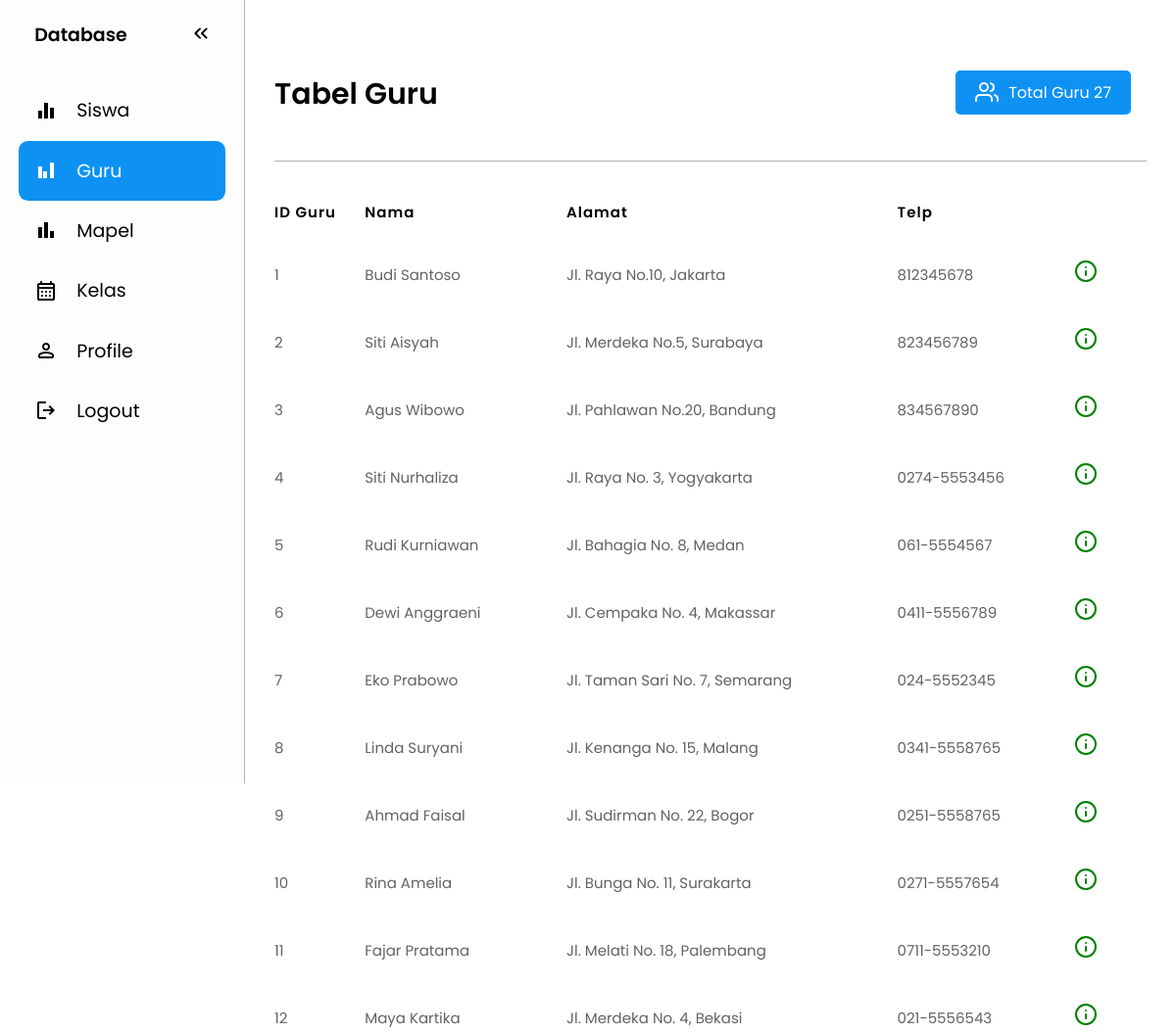
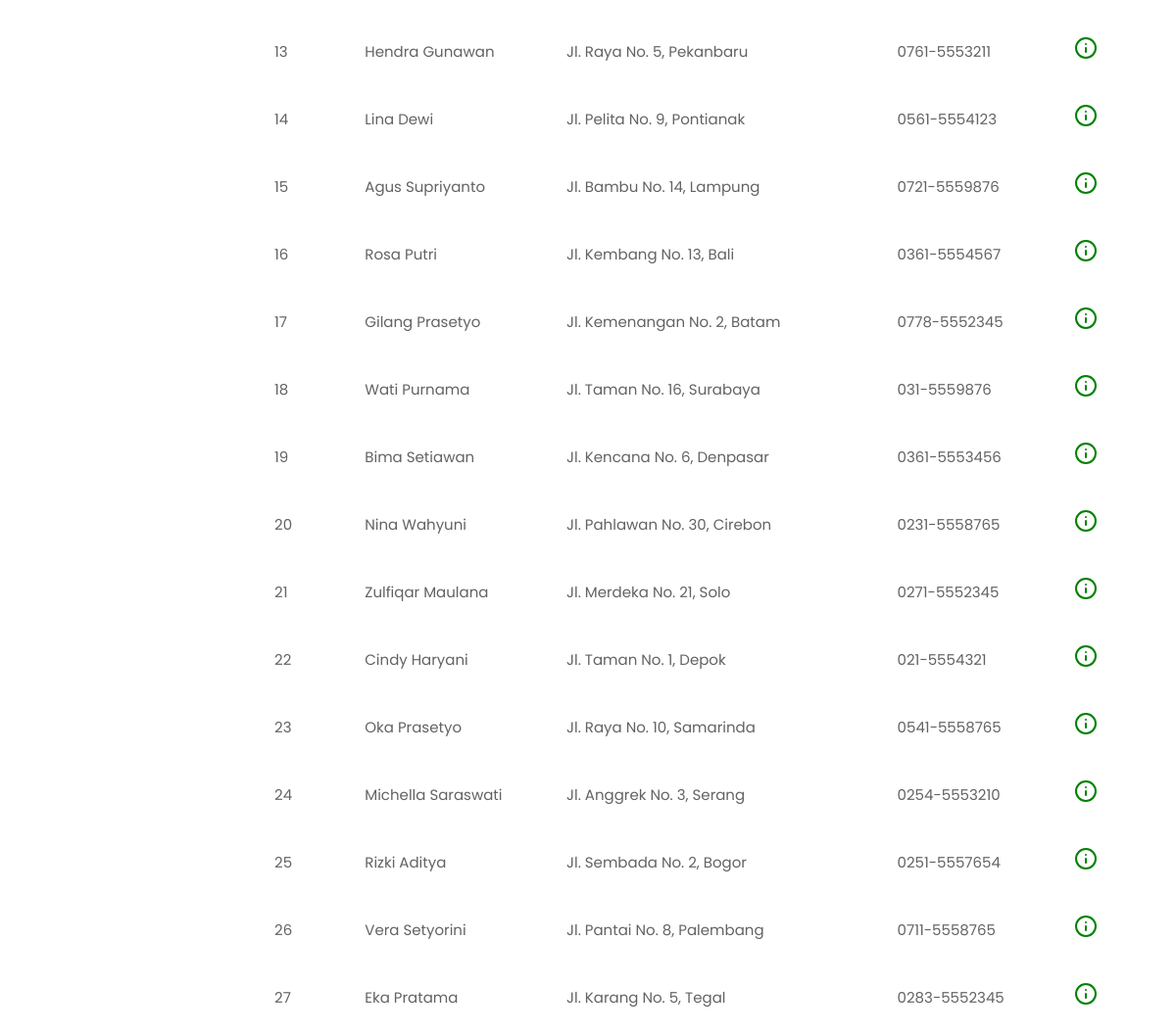
/user/teacher.php (signed in), run on the app's committed database (2 pictures, top to bottom).
### tables this page shows
CREATE TABLE `guru` (
  `Id_guru` int NOT NULL,
  `Nama` varchar(100) NOT NULL,
  `Alamat` varchar(100) NOT NULL,
  `Telp` varchar(100) NOT NULL
);

### user/teacher.php (the view, shortened to what this page needs)
<?php
include "../connect.php";
$sql = "SELECT COUNT(*) as total_siswa FROM guru";
$result = mysqli_query($conn, $sql);
if (mysqli_num_rows($result) > 0) {
  while($row = mysqli_fetch_assoc($result)) {
    $total_guru = $row["total_siswa"];
  }
} else {
  $total_guru = 0;
}
?>
<!DOCTYPE html>
<html lang="en">
<head>
  <link rel="stylesheet" href="../css/style.css">
  <link rel="stylesheet" href="../css/siswa.css">
</head>
<body>
<nav id="sidebar">
    <ul>
      <li>
        <span class="logo">Database</span>
        <button onclick=toggleSidebar() id="toggle-btn">
        </button>
      </li>
      <li>
        <a href="murid.php">
        <svg xmlns="http://www.w3.org/2000/svg" height="24px" viewBox="0 -960 960 960" width="24px" fill="#e8eaed"><path d="M160-160v-320h160v320H160Zm240 0v-640h160v640H400Zm240 0v-440h160v440H640Z"/></svg>
          <span>Siswa</span>
        </a>
      </li>
      <li class="active">
        <a href="teacher.php">
        <svg xmlns="http://www.w3.org/2000/svg" height="24px" viewBox="0 -960 960 960" width="24px" fill="#e8eaed"><path d="M160-160v-480h160v480H160Zm200 0v-280h160v280H360Zm280 0v-640h160v640H640Z"/></svg>
          <span>Guru</span>
        </a>
      </li>
      <li>
        <a href="matapel.php">
        <svg xmlns="http://www.w3.org/2000/svg" height="24px" viewBox="0 -960 960 960" width="24px" fill="#e8eaed"><path d="M640-160v-280h160v280H640Zm-240 0v-640h160v640H400Zm-240 0v-440h160v440H160Z"/></svg>
          <span>Mapel</span>
        </a>
      </li>
      <li>
        <a href="class.php">
          <span>Kelas</span>
        </a>
      </li>
      <li>
        <a href="profile.html">
          <span>Profile</span>
        </a>
      </li>
      <li>
        <a href="../login/logout.php">
        <svg xmlns="http://www.w3.org/2000/svg" height="24px" viewBox="0 -960 960 960" width="24px" fill="#e8eaed"><path d="M200-120q-33 0-56.5-23.5T120-200v-560q0-33 23.5-56.5T200-840h280v80H200v560h280v80H200Zm440-160-55-58 102-102H360v-80h327L585-622l55-58 200 200-200 200Z"/></svg>
          <span>Logout</span>
        </a>
      </li>
    </ul>
  </nav>
  <main>
  <?php
  include "../connect.php";
?>
<div class="top">
  <h1>Tabel Guru</h1>
  <div class="kn">
        <p class="usr">
            <i data-feather="users"></i>
            <span>Total Guru  <?php echo $total_guru; ?></span>
        </p>
      </div>
</div>
<p class="garis"></p>
<table>
    <tr>
        <th>ID Guru</th>
        <th>Nama</th>
        <th>Alamat</th>
        <th>Telp</th>
    </tr>
    <?php
    $data = mysqli_query($conn, "SELECT * FROM guru");
    while($row = mysqli_fetch_array($data)){
        ?>
    <tr>
        <td><?php echo $row['Id_guru']; ?></td>
        <td><?php echo $row['Nama']; ?></td>
        <td><?php echo $row['Alamat']; ?></td>
        <td><?php echo $row['Telp']; ?></td>
        <td><a href="#">
            <i data-feather="info"></i>
        </a>
      </td>
    </tr>
<?php
    }
?>
</table>
  </main>
</body>
</html>

### css/style.css (style rules this page uses)
:root { --base-clr: #ffffff; --line-clr: #b2b2b2; --hover-clr: #f0f0f0; --text-clr: #000; --accent-clr: #fff; --secondary-text-clr: red; }
* { margin: 0; padding: 0; }
body { min-height: 100vh; min-height: 100dvh; font-family: Poppins, 'Segoe UI', Tahoma, Geneva, Verdana, sans-serif; font-size: 15px; background-color: var(--base-clr); color: var(--text-clr); display: grid; grid-template-columns: auto 1fr; }
#sidebar { box-sizing: border-box; height: 100vh; width: 250px; padding: 5px 1em; background-color: #fdfdfd; border-right: 1px solid var(--line-clr); font-size: 19px; position: sticky; top: 0; align-self: start; transition: 300ms ease-in-out; overflow: hidden; text-wrap: nowrap; }
#sidebar ul { list-style: none; }
#sidebar a, #sidebar .logo { border-radius: .5em; padding: .85em; text-decoration: none; color: var(--text-clr); display: flex; align-items: center; gap: 1em; }
#sidebar svg { flex-shrink: 0; fill: var(--text-clr); }
#sidebar a span { flex-grow: 1; }
#sidebar { grid-template-rows: 1fr; }
main { padding: min(30px, 7%); }
main p { color: var(--secondary-text-clr); text-align: center; margin-top: 20px; font-size: 1.5rem; margin-bottom: 15px; }
h1 { text-align: center; margin-top: 30px; font-size: 3rem; cursor: pointer; }

### css/siswa.css (style rules this page uses)
.top { display: flex; justify-content: space-between; align-items: center; margin-bottom: 1rem; }
.kn { display: flex; margin-right: 1rem; margin-top: 10px; }
.usr { display: flex; color: #fff; font-size: medium; gap: 10px; padding: 10px 20px; background-color: #0D92F4; text-decoration: none; border-radius: 5px; margin-top: 2rem; transition: all 0.3s ease-in-out; cursor: text; }
.garis { width: 100%; height: 1.2px; background-color: #b2b2b2; margin-top: 2rem; }
h1 { font-size: 30px; font-weight: 600; color: #000; }
main a { text-decoration: none; color: green; background-color: transparent; padding: 12px 20px; display: inline-block; margin-bottom: 0px; transition: all 0.3s ease-in-out; }
main table { width: 100%; border-spacing: 0 15px; background-color: transparent; }
main tr, td { text-align: left; align-items: center; color: #646262; background-color: transparent; }
main th { color: #000; letter-spacing: 1px; padding: 10px 0; font-weight: 600; }

### data on the page
guru: Id_guru "1", Nama "Budi Santoso", Alamat "Jl. Raya No.10, Jakarta", Telp "812345678"
guru: Id_guru "2", Nama "Siti Aisyah", Alamat "Jl. Merdeka No.5, Surabaya", Telp "823456789"
guru: Id_guru "3", Nama "Agus Wibowo", Alamat "Jl. Pahlawan No.20, Bandung", Telp "834567890"
guru: Id_guru "4", Nama "Siti Nurhaliza", Alamat "Jl. Raya No. 3, Yogyakarta", Telp "0274-5553456"
guru: Id_guru "5", Nama "Rudi Kurniawan", Alamat "Jl. Bahagia No. 8, Medan", Telp "061-5554567"
guru: Id_guru "6", Nama "Dewi Anggraeni", Alamat "Jl. Cempaka No. 4, Makassar", Telp "0411-5556789"
guru: Id_guru "7", Nama "Eko Prabowo", Alamat "Jl. Taman Sari No. 7, Semarang", Telp "024-5552345"
guru: Id_guru "8", Nama "Linda Suryani", Alamat "Jl. Kenanga No. 15, Malang", Telp "0341-5558765"
guru: Id_guru "9", Nama "Ahmad Faisal", Alamat "Jl. Sudirman No. 22, Bogor", Telp "0251-5558765"
guru: Id_guru "10", Nama "Rina Amelia", Alamat "Jl. Bunga No. 11, Surakarta", Telp "0271-5557654"
guru: Id_guru "11", Nama "Fajar Pratama", Alamat "Jl. Melati No. 18, Palembang", Telp "0711-5553210"
guru: Id_guru "12", Nama "Maya Kartika", Alamat "Jl. Merdeka No. 4, Bekasi", Telp "021-5556543"
guru: Id_guru "13", Nama "Hendra Gunawan", Alamat "Jl. Raya No. 5, Pekanbaru", Telp "0761-5553211"
guru: Id_guru "14", Nama "Lina Dewi", Alamat "Jl. Pelita No. 9, Pontianak", Telp "0561-5554123"
guru: Id_guru "15", Nama "Agus Supriyanto", Alamat "Jl. Bambu No. 14, Lampung", Telp "0721-5559876"
guru: Id_guru "16", Nama "Rosa Putri", Alamat "Jl. Kembang No. 13, Bali", Telp "0361-5554567"
guru: Id_guru "17", Nama "Gilang Prasetyo", Alamat "Jl. Kemenangan No. 2, Batam", Telp "0778-5552345"
guru: Id_guru "18", Nama "Wati Purnama", Alamat "Jl. Taman No. 16, Surabaya", Telp "031-5559876"
guru: Id_guru "19", Nama "Bima Setiawan", Alamat "Jl. Kencana No. 6, Denpasar", Telp "0361-5553456"
guru: Id_guru "20", Nama "Nina Wahyuni", Alamat "Jl. Pahlawan No. 30, Cirebon", Telp "0231-5558765"
guru: Id_guru "21", Nama "Zulfiqar Maulana", Alamat "Jl. Merdeka No. 21, Solo", Telp "0271-5552345"
guru: Id_guru "22", Nama "Cindy Haryani", Alamat "Jl. Taman No. 1, Depok", Telp "021-5554321"
guru: Id_guru "23", Nama "Oka Prasetyo", Alamat "Jl. Raya No. 10, Samarinda", Telp "0541-5558765"
guru: Id_guru "24", Nama "Michella Saraswati", Alamat "Jl. Anggrek No. 3, Serang", Telp "0254-5553210"
guru: Id_guru "25", Nama "Rizki Aditya", Alamat "Jl. Sembada No. 2, Bogor", Telp "0251-5557654"
guru: Id_guru "26", Nama "Vera Setyorini", Alamat "Jl. Pantai No. 8, Palembang", Telp "0711-5558765"
guru: Id_guru "27", Nama "Eka Pratama", Alamat "Jl. Karang No. 5, Tegal", Telp "0283-5552345"

### other printed values
$total_guru "27"
